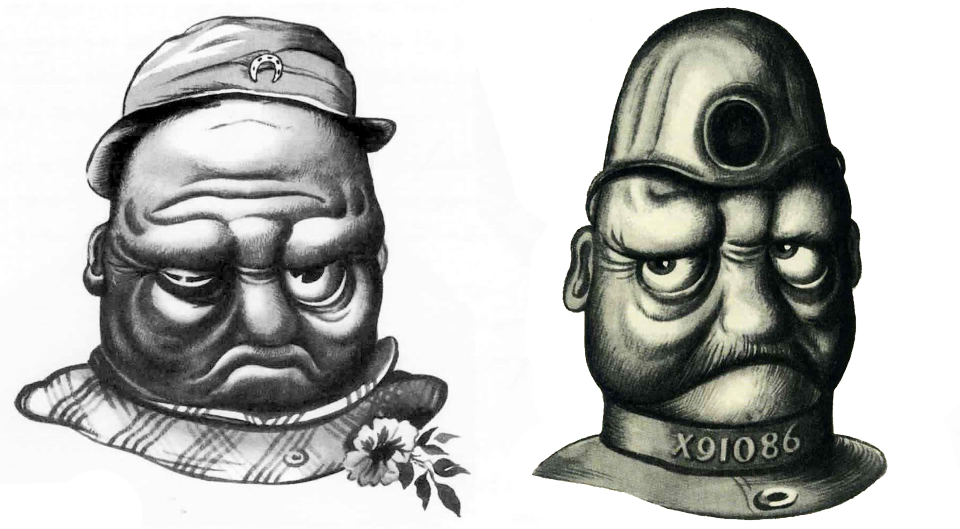
#> input picture assignment26/inputs/input_3.jpg, 1920 x 1057 px, given in place of input_2_girl.jpg, which was not available (shown at 1/2 size)
$ python 2.py
#> lines starting #> are read from the running program, lines starting #| are printed output that depends on the picture

import cv2
import numpy

input_list = ["assignment26\inputs\input_2_girl.jpg" , "assignment26\inputs\input_2_boy.jpg"]
output_list = ["assignment26\outputs\output_2_girl.jpg" , "assignment26\outputs\output_2_boy.jpg"]

for i in range (2) :
    img = cv2.imread(input_list[i])
#> img is the input picture: shape (1057, 1920, 3); mean B, G, R 180.3, 183.1, 182.1
    if i == 0 :
        row_range = 645
        col_range = 645

    elif i == 1 :
        row_range = 1202
        col_range = 900

    for row in range (row_range) :
        for col in range (col_range) :
            img[row][col] = 255 - img[row][col]
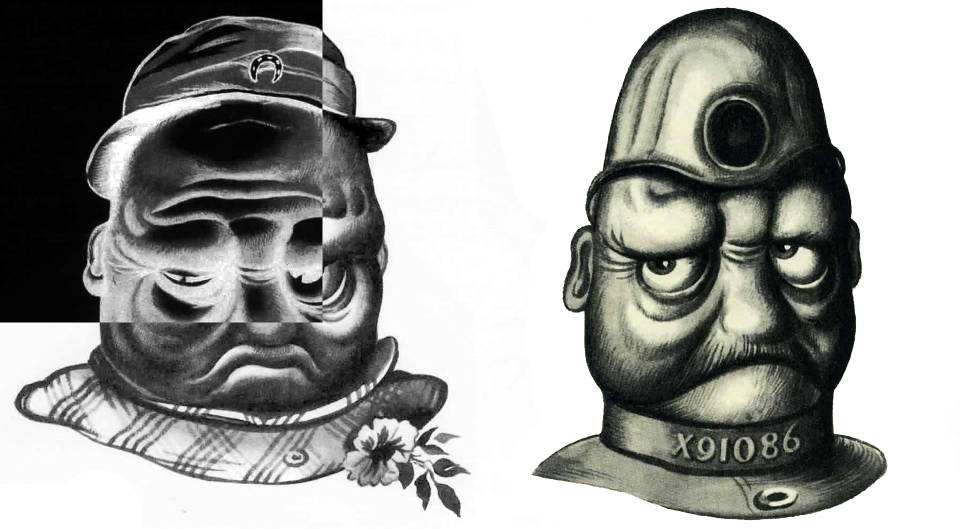
#> img: shape (1057, 1920, 3) (shown at 1/2 size); mean B, G, R 155, 157.7, 156.7

    cv2.imshow ("result 2" , img)
    cv2.waitKey()
    cv2.imwrite (output_list[i] , img)
#> pass 2 of the loop `for i in range (2) :`:
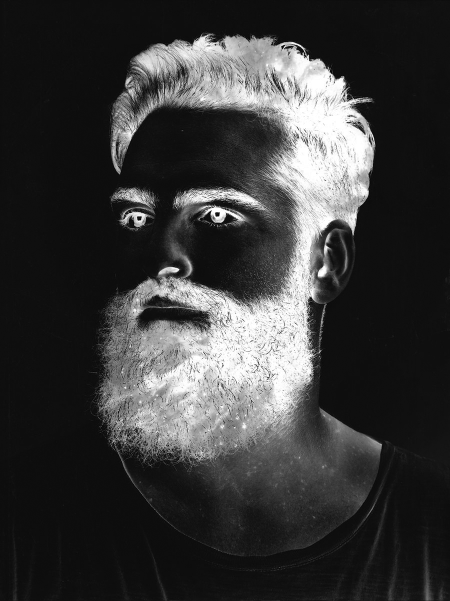
#> input picture assignment26/inputs/input_2_boy.jpg, 900 x 1202 px, found by its file name (shown at 1/2 size)
#> img is the input picture: shape (1202, 900, 3); min 0, max 255, mean 57.7
#> after the loop `for row in range (row_range) :`:
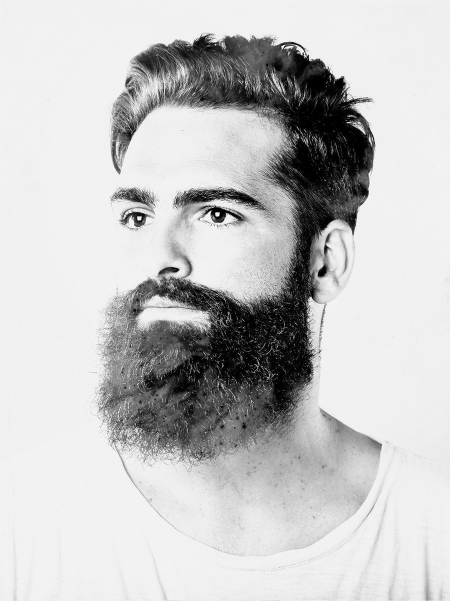
#> img: shape (1202, 900, 3) (shown at 1/2 size); min 0, max 255, mean 197.3
